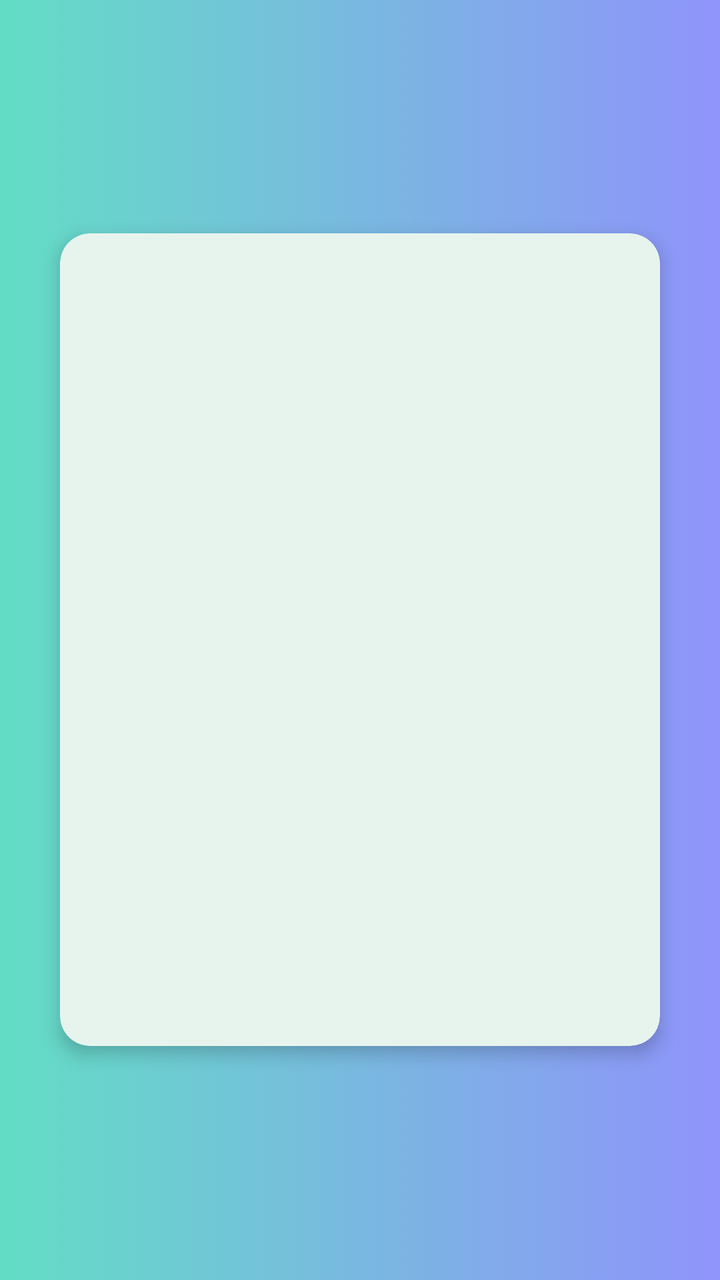
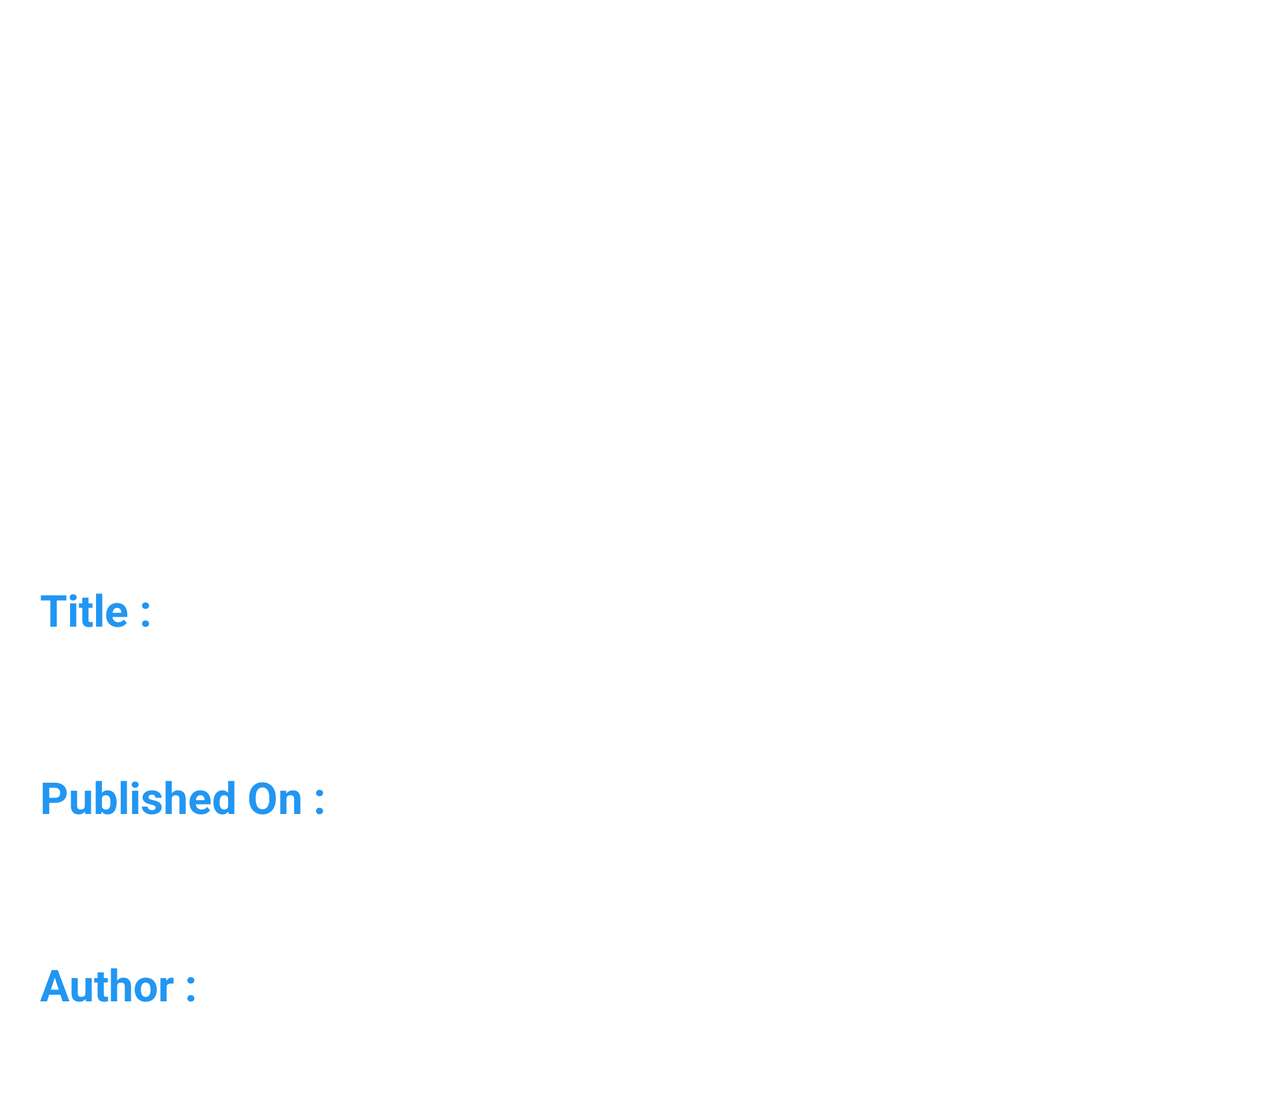

Compare how this app lays out the same screen by default and in its alternative resource folder. The renders come first, then the two layout files and the values they reference.
<!-- AndroidManifest.xml: application theme Theme.CodingChallenge -->
<!-- res/layout/detail_activity.xml -->
<?xml version="1.0" encoding="utf-8"?>
<LinearLayout xmlns:android="http://schemas.android.com/apk/res/android"
    xmlns:app="http://schemas.android.com/apk/res-auto"
    android:layout_width="match_parent"
    android:layout_height="match_parent"
    android:background="@drawable/bg_gradient"
    android:gravity="center"
    android:orientation="vertical"
    app:layout_constraintBottom_toTopOf="parent"
    app:layout_constraintStart_toStartOf="parent">

    <androidx.cardview.widget.CardView
        android:id="@+id/cardView"
        android:layout_width="match_parent"
        android:layout_height="wrap_content"
        android:layout_marginStart="30dp"
        android:layout_marginEnd="30dp"
        app:cardBackgroundColor="@color/bg_card"
        app:cardCornerRadius="15dp"
        app:cardElevation="5dp">

        <LinearLayout
            android:layout_width="match_parent"
            android:layout_height="match_parent"
            android:layout_margin="10dp"
            android:gravity="center"
            android:orientation="vertical"
            android:paddingStart="5dp"
            android:paddingTop="50dp"
            android:paddingEnd="5dp"
            android:paddingBottom="50dp">

            <androidx.appcompat.widget.AppCompatTextView
                android:id="@+id/name"
                android:layout_width="match_parent"
                android:layout_height="wrap_content"
                android:fontFamily="@font/belowed"
                android:gravity="center"
                android:letterSpacing="0.03"
                android:textColor="@color/black"
                android:textSize="23sp" />

            <androidx.appcompat.widget.AppCompatTextView
                android:id="@+id/totalStudents"
                android:layout_width="wrap_content"
                android:layout_height="wrap_content"
                android:layout_marginTop="30dp"
                android:fontFamily="@font/address"
                android:gravity="center|start"
                android:textColor="@color/black"
                android:textSize="15sp" />

            <androidx.appcompat.widget.AppCompatTextView
                android:id="@+id/phone_number"
                android:layout_width="wrap_content"
                android:layout_height="wrap_content"
                android:layout_marginTop="30dp"
                android:fontFamily="@font/address"
                android:gravity="center|start"
                android:textColor="@color/black"
                android:textSize="15sp" />

            <androidx.appcompat.widget.AppCompatTextView
                android:id="@+id/emailId"
                android:layout_width="wrap_content"
                android:layout_height="wrap_content"
                android:layout_marginTop="30dp"
                android:fontFamily="@font/address"
                android:gravity="center|start"
                android:textColor="@color/black"
                android:textSize="15sp" />

            <androidx.appcompat.widget.AppCompatTextView
                android:id="@+id/website"
                android:layout_width="wrap_content"
                android:layout_height="wrap_content"
                android:layout_marginTop="30dp"
                android:fontFamily="@font/address"
                android:gravity="center|start"
                android:textColor="@color/black"
                android:textSize="15sp" />

            <androidx.appcompat.widget.AppCompatTextView
                android:id="@+id/location"
                android:layout_width="wrap_content"
                android:layout_height="wrap_content"
                android:layout_marginStart="10dp"
                android:layout_marginTop="30dp"
                android:layout_marginEnd="5dp"
                android:fontFamily="@font/address"
                android:gravity="center"
                android:letterSpacing="0.03"
                android:lineSpacingExtra="3dp"
                android:textColor="@color/black"
                android:textSize="18sp"
                android:textStyle="bold" />

        </LinearLayout>
    </androidx.cardview.widget.CardView>
</LinearLayout>
<!-- resources referenced by this layout -->
<resources>
  <color name="bg_card">#E7F4EE</color>
  <color name="black">#FF000000</color>
  <!-- drawable bg_gradient (drawable) -->
  <?xml version="1.0" encoding="utf-8"?>
  <selector xmlns:android="http://schemas.android.com/apk/res/android">
      <item>
          <shape>
              <gradient
                  android:startColor="#63DDC5"
                  android:endColor="#8f94fb"
                  android:type="linear" />
          </shape>
      </item>
  </selector>
  <style name="Theme.CodingChallenge" parent="Theme.MaterialComponents.DayNight.NoActionBar">
          
          <item name="colorPrimary">@color/purple_500</item>
          <item name="colorPrimaryVariant">@color/purple_700</item>
          <item name="colorOnPrimary">@color/white</item>
          
          <item name="colorSecondary">@color/teal_200</item>
          <item name="colorSecondaryVariant">@color/teal_700</item>
          <item name="colorOnSecondary">@color/black</item>
          
          <item name="android:statusBarColor" tools:targetApi="l">?attr/colorPrimaryVariant</item>
          
      </style>
  <color name="purple_500">#FF6200EE</color>
  <color name="purple_700">#FF3700B3</color>
  <color name="white">#FFFFFFFF</color>
  <color name="teal_200">#FF03DAC5</color>
  <color name="teal_700">#FF018786</color>
</resources>
<!-- res/layout-land/detail_activity.xml (the repository's variant of the layout above) -->
<!-- drawn on the phone turned sideways -->
<?xml version="1.0" encoding="utf-8"?>
<ScrollView xmlns:android="http://schemas.android.com/apk/res/android"
    android:layout_width="match_parent"
    android:layout_height="wrap_content"
    android:fillViewport="false">
<LinearLayout xmlns:android="http://schemas.android.com/apk/res/android"
    xmlns:app="http://schemas.android.com/apk/res-auto"
    android:layout_width="match_parent"
    android:layout_height="match_parent"
    android:orientation="vertical"
    app:layout_constraintBottom_toTopOf="parent"
    app:layout_constraintStart_toStartOf="parent">

    <androidx.appcompat.widget.AppCompatImageView
        android:id="@+id/imageview"
        android:layout_width="match_parent"
        android:layout_height="250dp"
        android:layout_margin="10dp"
        android:scaleType="fitXY"
        android:src="@mipmap/ic_launcher" />

    <TextView
        android:id="@+id/titleLabel"
        android:layout_width="match_parent"
        android:layout_height="wrap_content"
        android:layout_margin="20dp"
        android:text="Title :"
        android:textStyle="bold"
        android:textAppearance="@style/TextAppearance.AppCompat.Large"
        android:textColor="@color/blue" />

    <TextView
        android:id="@+id/title"
        android:layout_width="match_parent"
        android:layout_height="wrap_content"
        android:layout_marginStart="20dp"
        android:textAppearance="@style/TextAppearance.AppCompat.Medium"
        android:textColor="@color/black" />

    <TextView
        android:id="@+id/publishedOnLabel"
        android:layout_width="match_parent"
        android:layout_height="wrap_content"
        android:layout_margin="20dp"
        android:text="Published On :"
        android:textStyle="bold"
        android:textAppearance="@style/TextAppearance.AppCompat.Large"
        android:textColor="@color/blue" />

    <TextView
        android:id="@+id/publishedOn"
        android:layout_width="match_parent"
        android:layout_height="wrap_content"
        android:layout_marginStart="20dp"
        android:textAppearance="@style/TextAppearance.AppCompat.Medium"
        android:textColor="@color/black" />

    <TextView
        android:id="@+id/authorLabel"
        android:layout_width="match_parent"
        android:layout_height="wrap_content"
        android:layout_margin="20dp"
        android:text="Author :"
        android:textStyle="bold"
        android:textAppearance="@style/TextAppearance.AppCompat.Large"
        android:textColor="@color/blue" />

    <TextView
        android:id="@+id/author"
        android:layout_width="match_parent"
        android:layout_height="wrap_content"
        android:layout_marginStart="20dp"
        android:textAppearance="@style/TextAppearance.AppCompat.Medium"
        android:textColor="@color/black" />

</LinearLayout>
</ScrollView>
<!-- resources referenced by the variant -->
<!-- as the phone turned sideways resolves them -->
<resources>
  <color name="black">#FF000000</color>
  <color name="blue">#2196F3</color>
  <style name="Theme.CodingChallenge" parent="Theme.MaterialComponents.DayNight.NoActionBar">
          
          <item name="colorPrimary">@color/purple_500</item>
          <item name="colorPrimaryVariant">@color/purple_700</item>
          <item name="colorOnPrimary">@color/white</item>
          
          <item name="colorSecondary">@color/teal_200</item>
          <item name="colorSecondaryVariant">@color/teal_700</item>
          <item name="colorOnSecondary">@color/black</item>
          
          <item name="android:statusBarColor" tools:targetApi="l">?attr/colorPrimaryVariant</item>
          
      </style>
  <color name="purple_500">#FF6200EE</color>
  <color name="purple_700">#FF3700B3</color>
  <color name="white">#FFFFFFFF</color>
  <color name="teal_200">#FF03DAC5</color>
  <color name="teal_700">#FF018786</color>
</resources>
